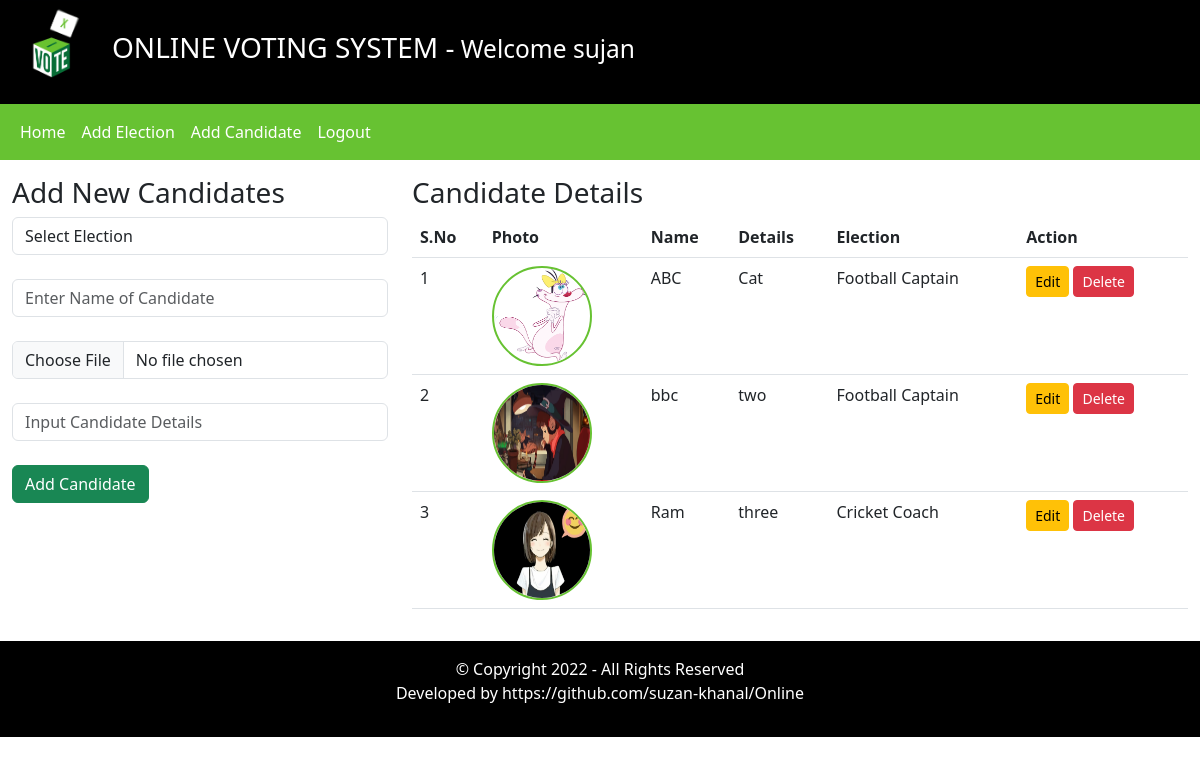
Screenshot of /admin/index.php?AddCandidatesPage=1 (signed in) with the database file from the repository.
### tables this page shows
CREATE TABLE `candidate_details` (
  `id` int(11) NOT NULL,
  `election_id` int(11) NOT NULL,
  `Candidate_Name` varchar(100) NOT NULL,
  `Candidate_Details` text NOT NULL,
  `Candidate_Photo` text NOT NULL,
  `inserted_by` varchar(255) NOT NULL,
  `inserted_on` date NOT NULL
);

CREATE TABLE `elections` (
  `id` int(11) NOT NULL,
  `Election_Topic` varchar(50) NOT NULL,
  `No_of_Candidates` int(11) NOT NULL,
  `Starting_Date` date NOT NULL,
  `Ending_Date` date NOT NULL,
  `Status` varchar(50) NOT NULL,
  `Inserted_By` varchar(50) NOT NULL,
  `Inserted_on` date NOT NULL
);

### admin/include/Add_Candidates.php (the view, shortened to what this page needs)
<div class="row my-3">
    <div class="col-4">
        <h3>Add New Candidates</h3>
        <form method="POST" enctype="multipart/form-data">
            <div class="form-group">
            <select class="form-control" name="Election_id" required >
                <option value=""> Select Election </option>
            </select><br />
            </div>
            <div class="form-group">
                <input type="text" name="Name_of_candidate" placeholder="Enter Name of Candidate" class="form-control" required />
            </div> <br />
            <div class="form-group">
                <input type="file" name="Candidate_Photo"class="form-control" required />
            </div><br />
            <div class="form-group">
                <input type="text" name="Candidate_Details" placeholder="Input Candidate Details" class="form-control" required />
            </div><br />
            <input type="submit" value="Add Candidate" name="AddCandidate_Btn" class="btn btn-success" />
        </form>
    </div>
    <div class="col-8">
        <h3>Candidate Details</h3>
        <table class="table">
            <thead>
            <tr>
             <th scope="col">S.No</th>
             <th scope="col">Photo</th>
             <th scope="col">Name</th>
             <th scope="col">Details</th>
             <th scope="col">Election</th>
             <th scope="col">Action</th>
            </tr>
            </thead>
                <tbody>
                    <?php
                        $FetchData = mysqli_Query($con, "SELECT * FROM candidate_details") or die(mysqli_error($con));
                        $IsAnyCandidateAdded = mysqli_num_rows($FetchData);
                        if($IsAnyCandidateAdded > 0)
                        {
                            $sno = 1;
                                while($row = mysqli_fetch_assoc($FetchData))
                                {
                                    $Election_id = $row['election_id'];
                                    $fetchingElectionName = mysqli_query($con, "SELECT * FROM elections WHERE id ='". $Election_id."'") or
                                    die(mysqli_error($con));
                                    $execFetchingElectionNameQuery = mysqli_fetch_assoc($fetchingElectionName);
                                    $election_name = $execFetchingElectionNameQuery['Election_Topic'];
                                    $candidate_photo = $row['Candidate_Photo'];
                                    ?>
                                    <tr>
                                        <td><?php echo $sno++; ?></td>
                                        <td> <img src="<?php echo $candidate_photo; ?>" style="width: 100px;height: 100px;border: 2px solid #67C232; border-radius: 100%"  />  </td>
                                        <td><?php echo $row['Candidate_Name'] ?></td>
                                        <td><?php echo $row['Candidate_Details'] ?></td>
                                        <td><?php echo  $election_name ?></td>
                                        <td>
                                            <a href="#" class="btn btn-sm btn-warning"> Edit </a>
                                            <a href="#" class="btn btn-sm btn-danger"> Delete </a>
                                        </td>
                                    </tr>
                                    <?php
                                 }
                        }else{
                            ?>
                            <tr>
                                <td colspan="7"> No any Candidate is added yet. </td>
                        </tr>
                            <?php
                        }
                    ?>
                </tbody>
        </table>
    </div>
</div>

### rows the page displays
candidate_details: Candidate_Photo (picture), Candidate_Name "ABC", Candidate_Details "Cat", election.Election_Topic "Football Captain"
candidate_details: Candidate_Photo (picture), Candidate_Name "bbc", Candidate_Details "two", election.Election_Topic "Football Captain"
candidate_details: Candidate_Photo (picture), Candidate_Name "Ram", Candidate_Details "three", election.Election_Topic "Cricket Coach"

### other values shown
$_SESSION['username'] "sujan"
